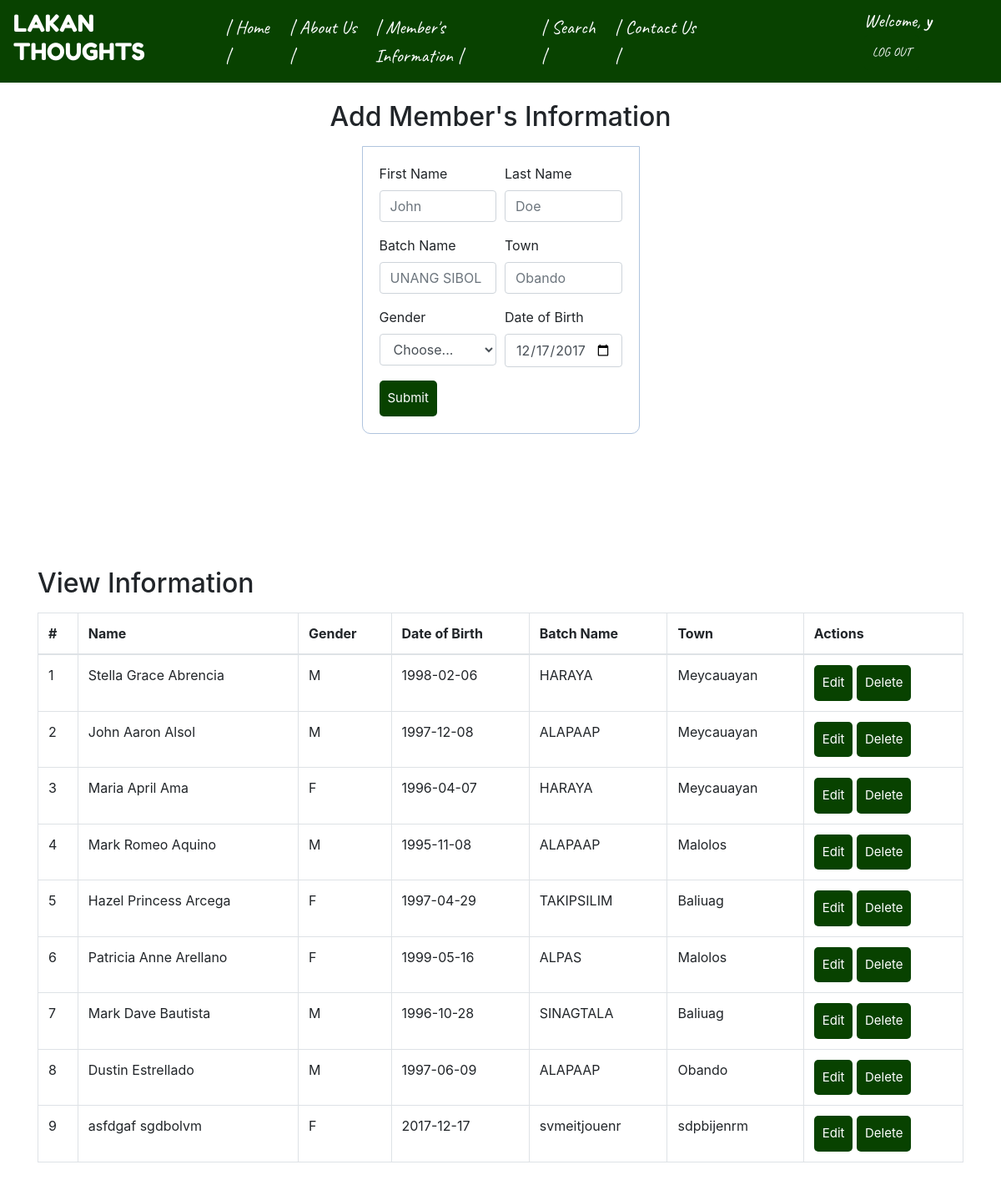
The app's page /members.php (signed in) with its own data.
### tables this page shows
CREATE TABLE `members` (
  `id` int(11) NOT NULL,
  `first_name` varchar(255) NOT NULL,
  `last_name` varchar(255) NOT NULL,
  `gender` char(1) NOT NULL,
  `date_of_birth` date NOT NULL,
  `town` varchar(255) NOT NULL,
  `batch` varchar(255) NOT NULL
);

### database.php (called while the page is built, shortened)
<?php
	$first_name = "";
	$last_name = "";
	$date_of_birth = "";
	$town = "";
	$batch = "";
	$edit_state = false;
	$con = mysqli_connect("localhost", "root", "", "lis161_dynamic");
	$records = mysqli_query($con,"SELECT * FROM members");
?>

### members.php (the view, shortened to what this page needs)
<?php include 'database.php';
?>
<!DOCTYPE html>
<html lang="en">
<head>
    <link rel="stylesheet" href="https://maxcdn.bootstrapcdn.com/bootstrap/4.0.0-beta/css/bootstrap.min.css">
    <link rel="stylesheet" type="text/css" href="custom1.css">
</head>
<body>
    <div class="container">
    	<nav class="navbar navbar-expand-md navbar-light fixed-top" id = "nav1">
		  <span class="h3" class="navbar-brand mb-0" id="tit1">LAKAN THOUGHTS</span>
		  <div class="collapse navbar-collapse" id="navbarNav">
		    <ul class="navbar-nav">
		      <li class="nav-item active">
		        <a class="nav-link" href="index.php" onclick="refresh1()" id="tit1">| Home |<span class="sr-only">(current)</span></a>
		      </li>
		      <li class="nav-item">
        		<a class="nav-link" href="aboutus.php" id="tit1">| About Us |</a>
        		</li>
            <li class="nav-item">
            <a class="nav-link" href="members.php" id="tit1">| Member's Information |</a>
          </li>
          <li class="nav-item">
            <a class="nav-link" href="search.php" id="tit1">| Search |</a>
          </li>
		      <li class="nav-item">
		        <a class="nav-link" href="contactus.php" id="tit1">| Contact Us |</a>
		    </li>
		      <pre>			</pre>
      <li id="rcorners1">
  		<div class="well">
    		<?php if (isset($_SESSION['username'])) { ?>
      			Welcome, <strong><?php echo $_SESSION['username']; ?></strong>&nbsp;
      			<a href="server.php?logout=1" class="btn btn-warning">LOG OUT</a>
    		<?php } ?>
  		</div>
      </li>
		    </ul>
		  </div>
		</nav>
    </div>
<br><br>
<br><br>
<div class="container">
  <div class="well">
    <h2 class="text-center h_title"><p class="p_title">Add Member's Information<p></h2>
      <form method="POST" action="database.php">
        <div class="form-row">
          <div class="form-group col-md-6">
            <label for="first_name">First Name</label>
            <input type="text" class="form-control" name="first_name" placeholder="John" value = "<?php echo $first_name; ?>" required>
          </div>
          <div class="form-group col-md-6">
            <label for="last_name">Last Name</label>
            <input type="text" class="form-control" name="last_name" placeholder="Doe" value = "<?php echo $last_name; ?>" required>
          </div>
        </div>
        <div class="form-row">
          <div class="form-group col-md-6">
            <label for="batch">Batch Name</label>
            <input type="text" class="form-control" name="batch" placeholder="UNANG SIBOL" value = "<?php echo $batch; ?>" required>
          </div>
          <div class="form-group col-md-6">
            <label for="town">Town</label>
            <input type="text" class="form-control" name="town" placeholder="Obando" value = "<?php echo $town; ?>" required>
          </div>
        </div>
        <div class="form-row">
          <div class="form-group col-md-6">
            <label for="gender">Gender</label>
            <select class="form-control" name="gender" required>
              <option <?php !isset($gender) ? 'selected' : null ?>>Choose...</option>
            </select>
          </div>
          <div class="form-group col-md-6">
            <label for="date_of_birth">Date of Birth</label>
            <input type="date" class="form-control" name="date_of_birth" value = "<?php echo date_format(date_create($date_of_birth),"Y-m-d"); ?>" required>
          </div>
        </div>
        <?php if($edit_state) { ?>
            <button type="submit" class="btn btn-primary" name="update" id="s1">Update</button>
            <a class="btn btn-warning" name = "edit" href="index.php">Cancel</a>
        <?php } else { ?>
            <button type="submit" class="btn btn-primary" name="submit" id="s1">Submit</button>
        <?php } ?>
      </form>
  </div>
<br><br>
<br><br>
<br><br>
  <div class="well">
    <p><h2>View Information</h2></p>
    <table class="table table-hover table-bordered">
      <thead>
        <tr>
          <th scope="col">#</th>
          <th scope="col">Name</th>
          <th scope="col">Gender</th>
          <th scope="col">Date of Birth</th>
          <th scope="col">Batch Name</th>
          <th scope="col">Town</th>
          <th scope="col">Actions</th>
        </tr>
      </thead>
      <tbody>
        <?php $i = 0;
        while ($row = mysqli_fetch_array($records)) {?>
          <tr>
          <td> <?php echo ++$i; ?> </td>
          <td> <?php echo $row['first_name'].' '.$row['last_name']; ?> </td>
          <td> <?php echo $row['gender']; ?> </td>
          <td> <?php echo $row['date_of_birth']; ?> </td>
          <td> <?php echo $row['batch']; ?> </td>
          <td> <?php echo $row['town']; ?> </td>
          <td><a class="btn btn-warning" name = "edit" href="members.php?edit=<?php echo $row['id']; ?>" onclick="return confirm('Are you sure?')">Edit</a>
              <a class="btn btn-danger" href="members.php?del=<?php echo $row['id']; ?>" onclick="return confirm('Are you sure?')">Delete</a></td>
        </tr>
        <?php } ?>
      </tbody>
    </table>
  </div>
</div>
</body>
</html>

### custom1.css (style rules this page uses)
html { position: relative; min-height: 100%; }
body { margin: 0 0 100px; padding: 25px; }
th { padding-top: 50px; padding-right: 50px; }
form, .content { width: 30%; margin: 0px auto; padding: 20px; border: 1px solid #B0C4DE; background: white; border-radius: 0px 0px 10px 10px; }
.btn { padding: 10px; font-size: 15px; color: white; background: #084200; border: none; border-radius: 5px; }
.h3 { font-family: 'Fredoka One', cursive; }
.nav-link { font-family: 'Caveat', cursive; font-size: 140%; }
#rcorners1 { color: white; font-family: 'Caveat', cursive; font-size: 140%; }
#nav1 { background-color: #084200; }
#tit1 { color: #ffffff; }

### records on screen
members: first_name "Stella Grace", last_name "Abrencia", gender "M", date_of_birth "1998-02-06", batch "HARAYA", town "Meycauayan"
members: first_name "John Aaron", last_name "Alsol", gender "M", date_of_birth "1997-12-08", batch "ALAPAAP", town "Meycauayan"
members: first_name "Maria April", last_name "Ama", gender "F", date_of_birth "1996-04-07", batch "HARAYA", town "Meycauayan"
members: first_name "Mark Romeo", last_name "Aquino", gender "M", date_of_birth "1995-11-08", batch "ALAPAAP", town "Malolos"
members: first_name "Hazel Princess", last_name "Arcega", gender "F", date_of_birth "1997-04-29", batch "TAKIPSILIM", town "Baliuag"
members: first_name "Patricia Anne", last_name "Arellano", gender "F", date_of_birth "1999-05-16", batch "ALPAS", town "Malolos"
members: first_name "Mark Dave", last_name "Bautista", gender "M", date_of_birth "1996-10-28", batch "SINAGTALA", town "Baliuag"
members: first_name "Dustin", last_name "Estrellado", gender "M", date_of_birth "1997-06-09", batch "ALAPAAP", town "Obando"
members: first_name "asfdgaf", last_name "sgdbolvm", gender "F", date_of_birth "2017-12-17", batch "svmeitjouenr", town "sdpbijenrm"

### other values on screen
$_SESSION['username'] "y"
